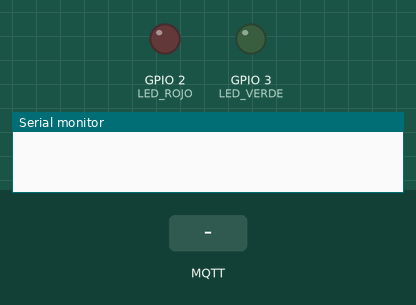
Recording of a sketch running on a simulated ESP32. Shown: output pins drawn as LEDs (lit = HIGH), the last lines printed to the serial monitor. Inputs (shaded band) come from the test bench. WiFi joins after 1.5 s; servers stay silent unless stated; no MQTT or app messages arrive unless stated.

Above: at 0.1 s.
At 3.3 s:
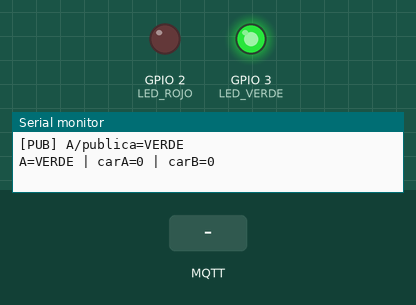
3.4 s: MQTT message "CAR" arrives on the first subscribed topic
4.9 s: MQTT message "1" arrives on the first subscribed topic
6.4 s: MQTT message "on" arrives on the first subscribed topic
Timing chart, 0 to 9.4 s (numbered marks = the images above; inputs shaded):
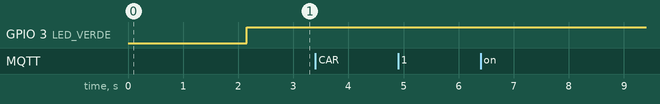

The sketch:

semA.ino
```cpp
/*********************************************************
  SEMÁFORO A (MAESTRO)
**********************************************************/
#include <WiFi.h>
#include <PubSubClient.h>

#define LED_ROJO 2
#define LED_VERDE 3

const char* ssid = "Wokwi-GUEST";
const char* password = "";
const char* mqtt_server = "iot.ac.uma.es";
const char* mqtt_user = "IOT2";
const char* mqtt_pass = "FGQQJUg3";

const unsigned long MIN_GREEN_A = 30000;
const unsigned long MAX_GREEN_B = 10000;
const unsigned long NO_CAR_B_TIMEOUT = 4000;

WiFiClient wClient;
PubSubClient mqtt_client(wClient);

String topic_PUBLICACION = "IOT2/semaforo/A/publica";
String topic_CAR_A = "IOT2/semaforo/control/carA";
String topic_CAR_B = "IOT2/semaforo/control/carB";

bool verdeA = true;
bool carAtA = false;
bool carAtB = false;

unsigned long greenAStart = 0;
unsigned long greenBStart = 0;
unsigned long bStateChangeTime = 0;

//-----------------------------------------------------
void procesa_mensaje(char* topic, byte* payload, unsigned int length) {
  String msg;
  for (int i = 0; i < length; i++) msg += (char)payload[i];

  Serial.print("TOPIC: ");
  Serial.print(topic);
  Serial.print(" | MSG: ");
  Serial.println(msg);

  if (String(topic) == topic_CAR_A) {
    carAtA = (msg == "CAR");
  }

  if (String(topic) == topic_CAR_B) {
    if (msg == "CAR") {
      carAtB = true;
    } else {
      carAtB = false;
    }
    bStateChangeTime = millis();
  }
}

//-----------------------------------------------------

void publicaEstado(const char* reason = nullptr) {
  const char* estado = verdeA ? "VERDE" : "ROJO";
  mqtt_client.publish(topic_PUBLICACION.c_str(), estado, true); // retain
  Serial.print("[PUB] A/publica=");
  Serial.print(estado);
  if (reason) { Serial.print(" ("); Serial.print(reason); Serial.print(")"); }
  Serial.println();
}

void ensure_mqtt() {
  while (!mqtt_client.connected()) {
    Serial.print("MQTT connect...");
    if (mqtt_client.connect("SemaforoA_ESP32", mqtt_user, mqtt_pass)) {
      Serial.println("ok");
      mqtt_client.subscribe("IOT2/semaforo/control/#");  // wildcard
      publicaEstado("reconnect");
    } else {
      Serial.print("fail rc="); Serial.println(mqtt_client.state());
      delay(200);   // <-- keep short
      yield();      // <-- let Wi-Fi/MQTT breathe
    }
  }
}

//-----------------------------------------------------
void setup() {
  Serial.begin(115200);
  pinMode(LED_ROJO, OUTPUT);
  pinMode(LED_VERDE, OUTPUT);

  WiFi.begin(ssid, password);
  WiFi.setSleep(false);
  while (WiFi.status() != WL_CONNECTED) delay(200);

  mqtt_client.setServer(mqtt_server, 1883);
  mqtt_client.setKeepAlive(60);
  mqtt_client.setSocketTimeout(6);
  mqtt_client.setCallback(procesa_mensaje);

  while (!mqtt_client.connected()) {
    mqtt_client.connect("SemaforoA_ESP32", mqtt_user, mqtt_pass);
    delay(500);
  }

  mqtt_client.subscribe(topic_CAR_A.c_str());
  mqtt_client.subscribe(topic_CAR_B.c_str());

  greenAStart = millis();
  publicaEstado();
  bStateChangeTime = millis();
}

//-----------------------------------------------------
void loop() {
  if (!mqtt_client.connected()) mqtt_client.connect("SemaforoA_ESP32", mqtt_user, mqtt_pass);
  mqtt_client.loop();

  unsigned long now = millis();

  if (verdeA) {
    if (carAtB && now - greenAStart >= MIN_GREEN_A) {
      verdeA = false;
      greenBStart = now;
      publicaEstado();
    }
  } else {

    if (!carAtB && !carAtA &&
        (now - bStateChangeTime >= NO_CAR_B_TIMEOUT)) {
      verdeA = true;
      greenAStart = now;
      publicaEstado("B=CLEAR timeout, sin coches en ningún lado -> A=VERDE");
    }

    else if ((now - greenBStart >= MAX_GREEN_B) && carAtA) {
      verdeA = true;
      greenAStart = now;
      publicaEstado("MAX_GREEN_B & A=CAR");
    }

    else if (!carAtB &&
        (now - bStateChangeTime >= NO_CAR_B_TIMEOUT) &&
        (now - greenBStart <= MAX_GREEN_B)) {
      verdeA = true;
      greenAStart = now;
      publicaEstado("B=CLEAR timeout dentro de MAX");
    }
  }

  digitalWrite(LED_VERDE, verdeA);
  digitalWrite(LED_ROJO, !verdeA);

  static unsigned long lastPrint = 0;
  if (now - lastPrint > 2000) {
    Serial.print("A=");
    Serial.print(verdeA ? "VERDE" : "ROJO");
    Serial.print(" | carA=");
    Serial.print(carAtA);
    Serial.print(" | carB=");
    Serial.println(carAtB);
    lastPrint = now;
  }
  delay(1);

}
```
